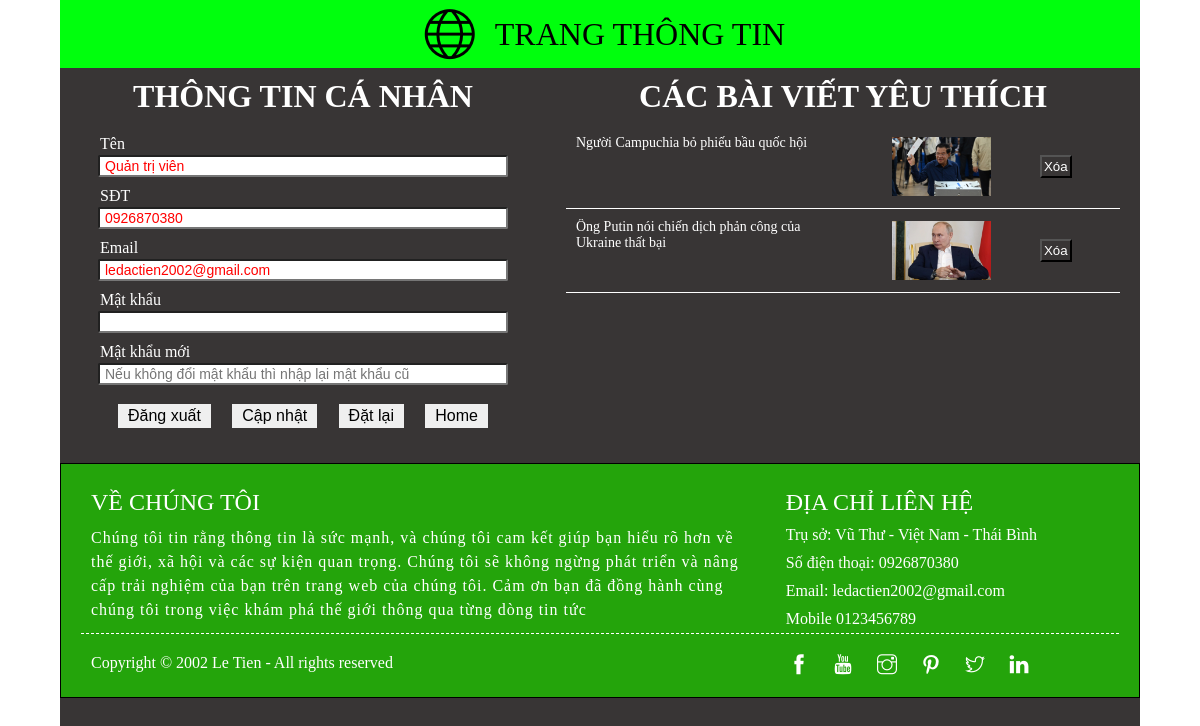
The app's page /view/user.php (signed in) with its own data.
### tables this page shows
CREATE TABLE `player` (
  `userID` int(11) NOT NULL,
  `nameID` varchar(50) NOT NULL,
  `userName` varchar(50) NOT NULL,
  `userPhone` varchar(50) NOT NULL,
  `userEmail` varchar(50) NOT NULL,
  `passID` varchar(50) NOT NULL,
  `permissionID` int(11) NOT NULL,
  `accountStatus` int(11) NOT NULL DEFAULT 0
);

CREATE TABLE `favorite_post` (
  `favoriteID` int(11) NOT NULL,
  `userID` int(11) NOT NULL,
  `postID` int(11) NOT NULL
);

CREATE TABLE `posts` (
  `postID` int(11) NOT NULL,
  `postTopic` int(11) NOT NULL,
  `postDate` date NOT NULL DEFAULT current_timestamp(),
  `userID` int(11) NOT NULL,
  `userName` varchar(50) NOT NULL,
  `postIMG` varchar(250) NOT NULL,
  `postHeader` varchar(500) NOT NULL,
  `postContent` text NOT NULL,
  `postStatus` int(11) NOT NULL DEFAULT 0,
  `view` int(11) NOT NULL DEFAULT 0
);

### models/PostModel.php (called while the page is built, shortened)
<?php
    class post_model
    {
        private $host = "localhost";
        private $username = "root";
        private $pass = "";
        private $database = "web_tin_tuc";
        private $db;
        public function open_kn()
        {
            $this->db = mysqli_connect($this->host,$this->username,$this->pass,$this->database);
            if($this->db->connect_error)
            {
                die("LỖI: Không thể kêt nối đến cơ sở dữ liệu.");
            }
            else
            {
                mysqli_query($this->db,"SET NAME 'utf8'");
            }
        }
        public function get_post_favorite_userID($userID)
        {
            try
            {
                $sql = "SELECT * FROM `posts` INNER JOIN `favorite_post` ON favorite_post.postID = posts.postID
                                WHERE favorite_post.userID = ?";
                $stmt = $this->db->prepare($sql);
                $stmt->bind_param("i", $userID);
                $stmt->execute();
                $rs = $stmt->get_result();
                return $rs;
            }
            catch (Throwable $th) {
                throw $th;
            }
            finally
            {
                mysqli_close($this->db);
            }
        }
    }
?>

### models/UserModel.php (called while the page is built, shortened)
<?php
    class userModel{
        private $host = "localhost";
        private $username = "root";
        private $pass = "";
        private $database = "web_tin_tuc";
        private $db;
        public function open_kn()
        {
            $this->db = mysqli_connect($this->host,$this->username,$this->pass,$this->database);
            if($this->db->connect_error)
            {
                die("LỖI: Không thể kêt nối đến cơ sở dữ liệu.");
            }
            else
            {
                mysqli_query($this->db,"SET NAME 'utf8'");
            }
        }
        public function get_user_id($userID)
        {
            try
            {
                $sql = "SELECT * FROM `player` WHERE `userID`=?";
                $stmt = $this->db->prepare($sql);
                $stmt->bind_param("i", $userID);
                $stmt->execute();
                $rs = $stmt->get_result();
                return $rs;
            }
            catch (Throwable $th) {
                throw $th;
            }
            finally
            {
                mysqli_close($this->db);
            }
        }
    }
?>

### models/Chuan_hoa_url.php (called while the page is built)
<?php
    class chuan_hoa_url
    {
        public function remove_accents($str) {
            $transliteration_table = array(
                'Á'=>'A', 'À'=>'A', 'Ả'=>'A', 'Ã'=>'A', 'Ạ'=>'A', 'Ă'=>'A', 'Ắ'=>'A', 'Ằ'=>'A', 'Ẳ'=>'A', 'Ẵ'=>'A', 'Ặ'=>'A', 'Â'=>'A', 'Ấ'=>'A', 'Ầ'=>'A', 'Ẩ'=>'A', 'Ẫ'=>'A', 'Ậ'=>'A',
                'Đ'=>'D',
                'É'=>'E', 'È'=>'E', 'Ẻ'=>'E', 'Ẽ'=>'E', 'Ẹ'=>'E', 'Ê'=>'E', 'Ế'=>'E', 'Ề'=>'E', 'Ể'=>'E', 'Ễ'=>'E', 'Ệ'=>'E',
                'Í'=>'I', 'Ì'=>'I', 'Ỉ'=>'I', 'Ĩ'=>'I', 'Ị'=>'I',
                'Ó'=>'O', 'Ò'=>'O', 'Ỏ'=>'O', 'Õ'=>'O', 'Ọ'=>'O', 'Ô'=>'O', 'Ố'=>'O', 'Ồ'=>'O', 'Ổ'=>'O', 'Ỗ'=>'O', 'Ộ'=>'O', 'Ơ'=>'O', 'Ớ'=>'O', 'Ờ'=>'O', 'Ở'=>'O', 'Ỡ'=>'O', 'Ợ'=>'O',
                'Ú'=>'U', 'Ù'=>'U', 'Ủ'=>'U', 'Ũ'=>'U', 'Ụ'=>'U', 'Ư'=>'U', 'Ứ'=>'U', 'Ừ'=>'U', 'Ử'=>'U', 'Ữ'=>'U', 'Ự'=>'U',
                'Ý'=>'Y', 'Ỳ'=>'Y', 'Ỷ'=>'Y', 'Ỹ'=>'Y', 'Ỵ'=>'Y',
                'á'=>'a', 'à'=>'a', 'ả'=>'a', 'ã'=>'a', 'ạ'=>'a', 'ă'=>'a', 'ắ'=>'a', 'ằ'=>'a', 'ẳ'=>'a', 'ẵ'=>'a', 'ặ'=>'a', 'â'=>'a', 'ấ'=>'a', 'ầ'=>'a', 'ẩ'=>'a', 'ẫ'=>'a', 'ậ'=>'a',
                'đ'=>'d',
                'é'=>'e', 'è'=>'e', 'ẻ'=>'e', 'ẽ'=>'e', 'ẹ'=>'e', 'ê'=>'e', 'ế'=>'e', 'ề'=>'e', 'ể'=>'e', 'ễ'=>'e', 'ệ'=>'e',
                'í'=>'i', 'ì'=>'i', 'ỉ'=>'i', 'ĩ'=>'i', 'ị'=>'i',
                'ó'=>'o', 'ò'=>'o', 'ỏ'=>'o', 'õ'=>'o', 'ọ'=>'o', 'ô'=>'o', 'ố'=>'o', 'ồ'=>'o', 'ổ'=>'o', 'ỗ'=>'o', 'ộ'=>'o', 'ơ'=>'o', 'ớ'=>'o', 'ờ'=>'o', 'ở'=>'o', 'ỡ'=>'o', 'ợ'=>'o',
                'ú'=>'u', 'ù'=>'u', 'ủ'=>'u', 'ũ'=>'u', 'ụ'=>'u', 'ư'=>'u', 'ứ'=>'u', 'ừ'=>'u', 'ử'=>'u', 'ữ'=>'u', 'ự'=>'u',
                'ý'=>'y', 'ỳ'=>'y', 'ỷ'=>'y', 'ỹ'=>'y', 'ỵ'=>'y',
            );
            $str = strtr($str, $transliteration_table);
            $str = preg_replace('/[^a-zA-Z0-9]+/', '-', $str);
            $str = strtolower(trim($str, '-'));
            return $str;
        }
        public function create_friendly_url($title, $post_id) {
            $slug = $this->remove_accents($title);
            $slug = strtolower(preg_replace('/[^a-zA-Z0-9]+/', '-', $slug));
            $url = $slug . '-' . $post_id;
            return $url;
        }
    }
?>

### view/user.php (the view, shortened to what this page needs)
<?php
    require_once "../models/UserModel.php";
    require_once "../models/PostModel.php";
    require_once "../models/Chuan_hoa_url.php";
    if(isset($_SESSION["userID"]))
    {
        $userID = $_SESSION["userID"];
        $user = new userModel();
        $post = new post_model();
        $rs = $user->get_user_id($userID);
        $rs_favorite = $post->get_post_favorite_userID($userID);
        if($rs)
        {
            $row = mysqli_fetch_row($rs);
            $ten = $row[2];
            $sdt = $row[3];
            $email = $row[4];
        }
        else
        {
            $ten = "";
            $sdt = "";
            $email = "";
        }
    }
    else
    {
        header("Location: login_2.php");
    }
?>
<!DOCTYPE html>
<html lang="en">
<head>
    <link rel="stylesheet" href="../fonts/themify-icons/themify-icons.css">
    <link rel="stylesheet" href="../stylers/Home_styler.css">
    <link rel="stylesheet" href="../stylers/user.css">
    <link rel="stylesheet" href="../stylers/footer.css">
</head>
<body>
    <div id="main">
        <div id="header">
            <i class="ti-world"></i>
            <h1>Trang Thông Tin</h1>
        </div>
        <div id="content_user">
            <div class="info_user">
                <H1>Thông tin cá nhân</H1>
                <form action="../controller/user_controller.php" method="post"class="form-box-user">
                    <div class="form-user">
                        <label for="">Tên</label>
                        <input type="text" name="userName" id="" value="<?php echo $ten; ?>">
                    </div>
                    <div class="form-user">
                        <label for="">SĐT</label>
                        <input type="text" name="userPhone" id="" value="<?php echo $sdt; ?>">
                    </div>
                    <div class="form-user">
                        <label for="">Email</label>
                        <input type="text" name="userEmail" id="" value="<?php echo $email; ?>">
                    </div>
                    <div class="form-user">
                        <label for="">Mật khẩu</label>
                        <input type="password" name="userPassID" id="">
                    </div>
                    <div class="form-user">
                        <label for="">Mật khẩu mới</label>
                        <input type="password" name="userPassN" id="" placeholder="Nếu không đổi mật khẩu thì nhập lại mật khẩu cũ">
                    </div>
                    <p class="thong_bao" style="<?php if(isset($_GET["error"]) && $_GET["error"]==0)echo "color: green;"; ?>">
                    </p>
                    <div class="form-user-button">
                        <input type="submit" name="userLogout" value="Đăng xuất">
                        <input type="submit" name="updateUser" value="Cập nhật">
                        <input type="reset" value="Đặt lại">
                        <input type="submit" name="backHome" value="Home">
                    </div>
                </form>
            </div>
            <div class="favorite_post">
                <H1>Các bài viết yêu thích</H1>
                <div class="favorite-content">
                    <?php
                       if($rs_favorite)
                       {
                        $chuan_hoa = new chuan_hoa_url();
                            while($row = mysqli_fetch_row($rs_favorite))
                            {
                                $url = $chuan_hoa->create_friendly_url($row[6],$row[0]);
                                echo '<a href="Post_Content.php?url='.$url.'" class="box">
                                        <div class="box_text">
                                            <p>'.$row[6].'</p>
                                        </div>
                                        <div class="box_img">
                                            <img src="'.$row[5].'" alt="">
                                        </div>
                                        <form action="../controller/Favorite_Controller.php" method="post" class="btn_delete">
                                            <input type="submit" name="delete" value="Xóa">
                                            <input type="hidden" name="postID_favorite" value="'.$row[0].'">
                                        </form>
                                    </a> ';
                            }
                       }
                    ?>
                </div>
            </div>
        </div>
        <div id="footer">
            <div class="top_footer">
                <div class="about_us">
                    <h2>Về chúng tôi</h2>
                    <p>
                        Chúng tôi tin rằng thông tin là sức mạnh, và chúng tôi cam kết giúp bạn hiểu rõ hơn về thế giới, xã hội và các sự kiện quan trọng.
                         Chúng tôi sẽ không ngừng phát triển và nâng cấp trải nghiệm của bạn trên trang web của chúng tôi.
                          Cảm ơn bạn đã đồng hành cùng chúng tôi trong việc khám phá thế giới thông qua từng dòng tin tức
                    </p>
                </div>
                <div class="info_address">
                    <h2>Địa chỉ liên hệ</h2>
                    <ul>
                        <li>Trụ sở: <span>Vũ Thư - Việt Nam - Thái Bình</span></li>
                        <li>Số điện thoại: <span>0926870380</span></li>
                        <li>Email: <span>ledactien2002@gmail.com</span></li>
                        <li>Mobile <span>0123456789</span></li>
                    </ul>
                </div>
            </div>
            <div class="bottom_footer">
                <div class="copy_right">
                        <p>Copyright © 2002 Le Tien - All rights reserved</p>
                </div>
                <div class="icon">
                    <a href=""><i class="ti-facebook"></i></a>
                    <a href=""><i class="ti-youtube"></i></a>
                    <a href=""><i class="ti-instagram"></i></a>
                    <a href=""><i class="ti-pinterest"></i></a>
                    <a href=""><i class="ti-twitter"></i></a>
                    <a href=""><i class="ti-linkedin"></i></a>
                </div>
            </div>
        </div>
    </div>
</body>
</html>

### stylers/Home_styler.css (style rules this page uses)
* { margin: 0; padding: 0; box-sizing: border-box; }
#main { margin: 0 5%; }
#main li { list-style-type: none; }
#main a { text-decoration: none; }
#main #header { height: 68px; display: flex; justify-content: center; align-items: center; background-color: rgb(0, 255, 13); }
#main #header { flex: 1 1 100%; align-items: center; gap: 10px; flex-grow: 1; }
#main #header i { padding: 10px; font-size: 50px; }
#main #header h1 { font-weight: 500; color: rgb(0, 0, 0); font-family: 'Times New Roman', Times, serif; text-transform: uppercase; }

### stylers/user.css (style rules this page uses)
#main { min-height: 100vh; background-color: #383535;; }
#content_user { display: flex; flex-direction: row; }
#content_user .info_user { width: 45%; display: flex; justify-content: center; align-items: center; flex-direction: column; }
.form-box-user { width: 100%; padding: 5px 38px; }
.info_user h1, .favorite_post h1 { padding: 10px 0; text-transform: uppercase; color: white; }
.form-user { display: flex; flex-direction: column; padding: 5px 0; }
.form-user label { padding: 0 0 2px 2px; color: white; }
.form-user input { padding: 1px 5px; font-size: 14px; border-radius: 2px; color: red; }
.form-user-button { width: 100%; display: flex; justify-content: space-between; margin-top: 10px; padding: 0 20px; }
.form-user-button input { padding: 3px 10px; font-size: 16px; border: none; outline: none; }
.thong_bao { text-align: center; padding: 2px 0; font-size: 14px; color: red; font-family: 500; }
.favorite_post { padding: 0 20px; width: 55%; }
.favorite_post h1 { text-align: center; }
.favorite_post .favorite-content { width: 100%; }
.favorite_post .box { width: 100%; height: 84px;; padding: 10px; display: flex; flex-direction: row; gap: 5px; border-bottom: 1px solid white; }
.box .box_text { width: 50%; overflow: hidden; }
.box .box_text p { width: 100%; font-size: 14px; color: white; }
.box .box_img { width: 35%; height: 100%; padding: 2px; }
.box .box_img img { width: 100%; height: 100%; object-fit: contain; }
.btn_delete { display: flex; justify-content: center; align-items: center; }
.btn_delete input { padding: 2px; background: transparent; font-size: 500; color: white; }

### stylers/footer.css (style rules this page uses)
#footer { margin-top: 30px; border: 1px solid black; background: #24a40b; padding: 20px; color: white; }
.top_footer { border-bottom: 1px white dashed; }
.top_footer, .bottom_footer { display: flex; justify-content: space-around; flex-direction: row; }
.top_footer .about_us { padding: 5px 15px 5px 10px; flex: 1 1 60%; }
.about_us p { line-height: 1.5; letter-spacing: 1px; }
.about_us h2, .info_address h2 { text-align: left; text-transform: uppercase; font-family: 'Times New Roman', Times, serif; font-weight: 500; color: white; }
.about_us p, .info_address ul li { margin-top: 10px; text-align: left; }
.top_footer .info_address { padding: 5px 10px; flex-grow: 1; }
.bottom_footer { margin-top: 10px; }
.bottom_footer .copy_right { flex: 1 1 60%; text-align: left; padding: 10px 15px 0 10px; }
.bottom_footer .icon { flex-grow: 1; padding: 10px 15px 0 10px; }
.icon a i { color: white; padding: 10px; font-size: 20px; }

### records on screen
player: userName "Quản trị viên", userPhone "0926870380", userEmail "ledactien2002@gmail.com"
favorite_post: postID.postHeader "Người Campuchia bỏ phiếu bầu quốc hội", postID.postIMG (picture)
favorite_post: postID.postHeader "Ông Putin nói chiến dịch phản công của Ukraine thất bại", postID.postIMG (picture)
